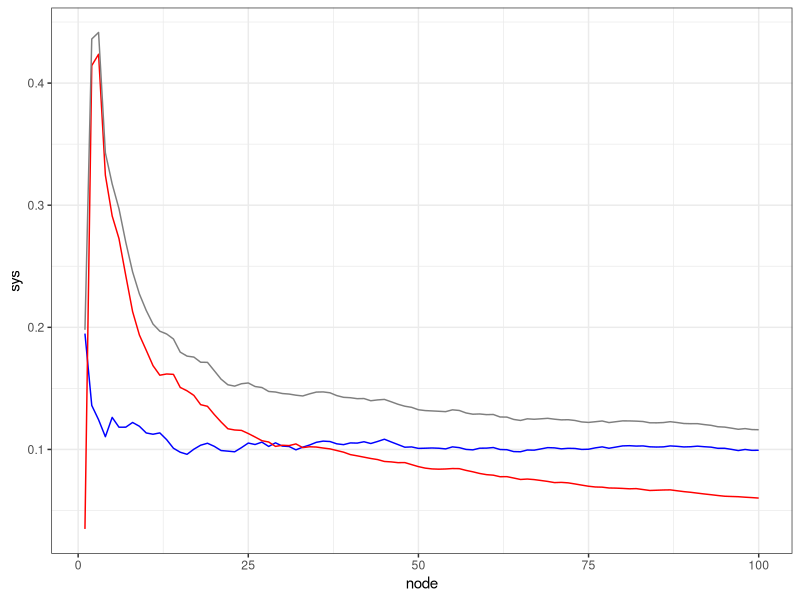

This chart was generated by the following R code:
## ---- chunk 1
library(knitr)
library(dplyr)
opts_chunk$set(echo = FALSE)
## ---- chunk 2
exdf <- data.frame(node = 1:3, height = 6:4, height_u = c(2.5, 2.5, 1.5),
                   height_u_r = c(2, 2, 1))

exdf %>% 
  kable()
## ---- chunk 3
exdf2 <- data.frame(node = as.character(1:3), height = 6:4, height_u = c(2.5, 2.5, 1.5),
                   height_u_r = c(2, 2, 1), height_u_s = c(1.5, 1.5, 1.118), 
                   stringsAsFactors = FALSE)

exdf2 %>% 
  kable()
## ---- chunk 4
exdf_agg <- exdf2 %>% 
  summarize(height = mean(height), height_u_s = mean(height_u_s),
            height_u_r = 1 / 3 * sqrt(sum(height_u_r^2))) %>% 
  mutate(node = "mean", height_u = sqrt(height_u_r^2 + height_u_s^2))


exdf2 %>% 
  rbind(exdf_agg) %>% 
  kable(digits = 3)
## ---- chunk 5
sysvec <- runif(100, 0, 0.2)
randvec <- runif(100)
totvec <- sqrt(sysvec^2 + randvec^2)

errvec <- rnorm(100, 0, randvec) + rnorm(1) * sysvec

cumsys <- cumsum(sysvec) / 1:100
cumrand <- sqrt(cumsum(randvec^2)) / 1:100
cumtot <- sqrt(cumrand^2 + cumsys^2)
cumerr <- cumsum(errvec) / 1:100

plotdf <- data.frame(node = 1:100, sys = cumsys, 
                     rand = cumrand, tot = cumtot, err = cumerr)

library(ggplot2)
plotdf %>% 
  ggplot(aes(x = node)) + 
  geom_line(aes(y = sys), color = "blue") + 
  geom_line(aes(y = rand), color = "red") + 
  geom_line(aes(y = tot), color = "gray50") +
  theme_bw()


